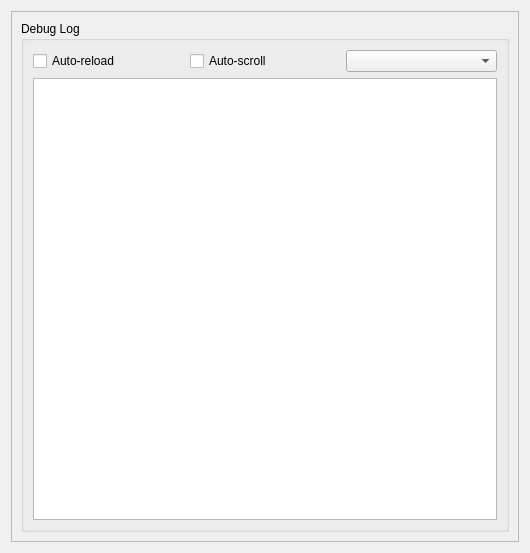
<?xml version="1.0" encoding="UTF-8"?>
<ui version="4.0">
 <class>DebugLog</class>
 <widget class="QWidget" name="DebugLog">
  <property name="geometry">
   <rect>
    <x>0</x>
    <y>0</y>
    <width>530</width>
    <height>553</height>
   </rect>
  </property>
  <property name="sizePolicy">
   <sizepolicy hsizetype="Preferred" vsizetype="Preferred">
    <horstretch>0</horstretch>
    <verstretch>0</verstretch>
   </sizepolicy>
  </property>
  <property name="windowTitle">
   <string notr="true">Form</string>
  </property>
  <layout class="QVBoxLayout" name="verticalLayout">
   <item>
    <widget class="VerticalOnlyScroller" name="scrollArea">
     <property name="widgetResizable">
      <bool>true</bool>
     </property>
     <widget class="QWidget" name="scrollAreaWidgetContents">
      <property name="geometry">
       <rect>
        <x>0</x>
        <y>0</y>
        <width>510</width>
        <height>533</height>
       </rect>
      </property>
      <layout class="QVBoxLayout" name="verticalLayout_2" stretch="0">
       <item>
        <widget class="QGroupBox" name="debugLogGroup">
         <property name="sizePolicy">
          <sizepolicy hsizetype="Expanding" vsizetype="Preferred">
           <horstretch>0</horstretch>
           <verstretch>1</verstretch>
          </sizepolicy>
         </property>
         <property name="title">
          <string>Debug Log</string>
         </property>
         <layout class="QVBoxLayout" name="verticalLayout_4" stretch="0,0">
          <item>
           <layout class="QHBoxLayout" name="horizontalLayout">
            <item>
             <widget class="QCheckBox" name="cbAutoReload">
              <property name="text">
               <string>Auto-reload</string>
              </property>
             </widget>
            </item>
            <item>
             <widget class="QCheckBox" name="cbAutoScroll">
              <property name="text">
               <string>Auto-scroll</string>
              </property>
             </widget>
            </item>
            <item>
             <widget class="QComboBox" name="cmbFilters"/>
            </item>
           </layout>
          </item>
          <item>
           <widget class="QListView" name="debugLog"/>
          </item>
         </layout>
        </widget>
       </item>
      </layout>
     </widget>
    </widget>
   </item>
  </layout>
 </widget>
 <customwidgets>
  <customwidget>
   <class>VerticalOnlyScroller</class>
   <extends>QScrollArea</extends>
   <header>src/widget/form/settings/verticalonlyscroller.h</header>
   <container>1</container>
  </customwidget>
 </customwidgets>
 <resources/>
 <connections/>
</ui>
